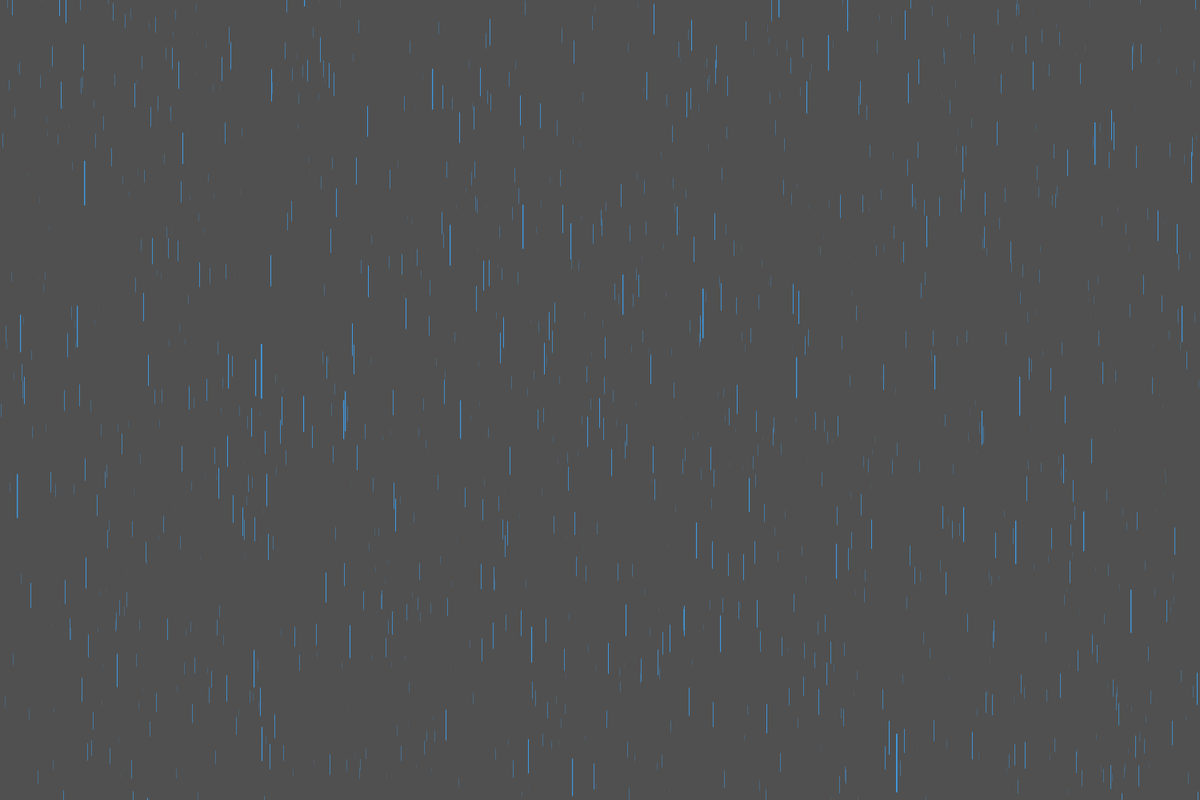
Frame 1 (no input)
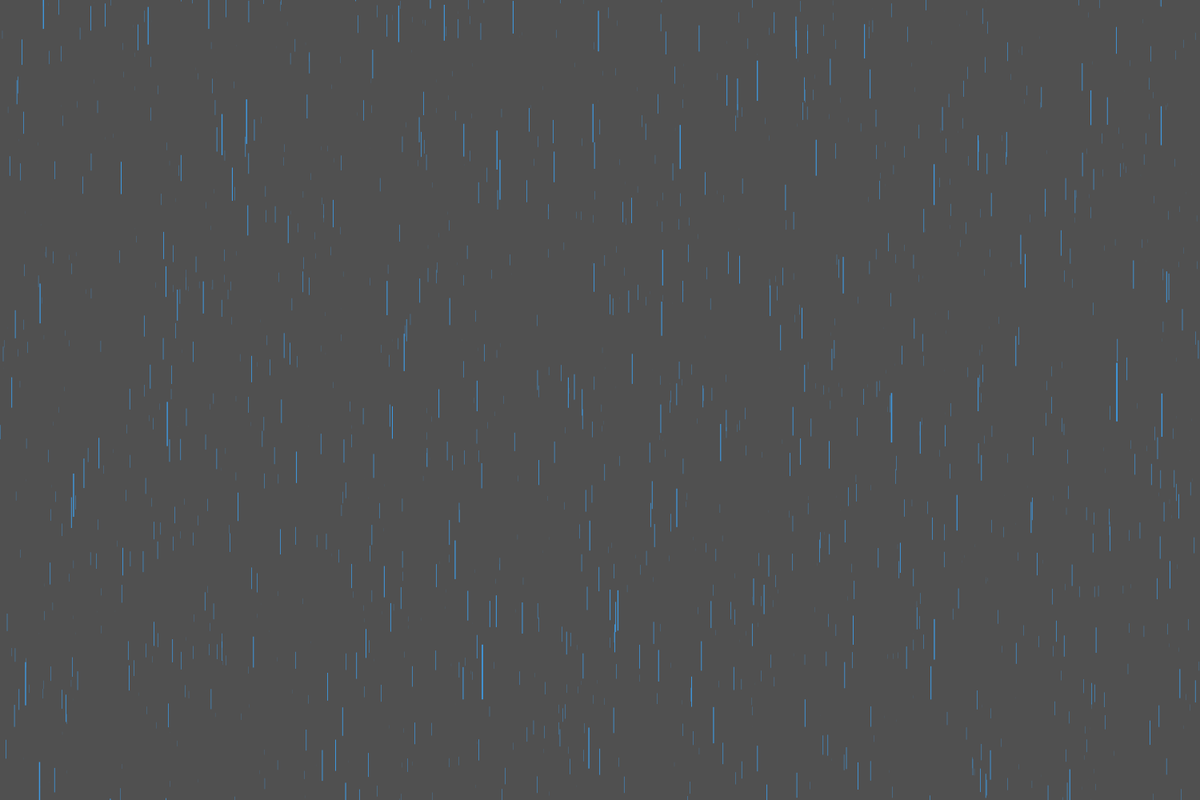
Frame 60 (the mouse pressed at the canvas centre just before this capture)
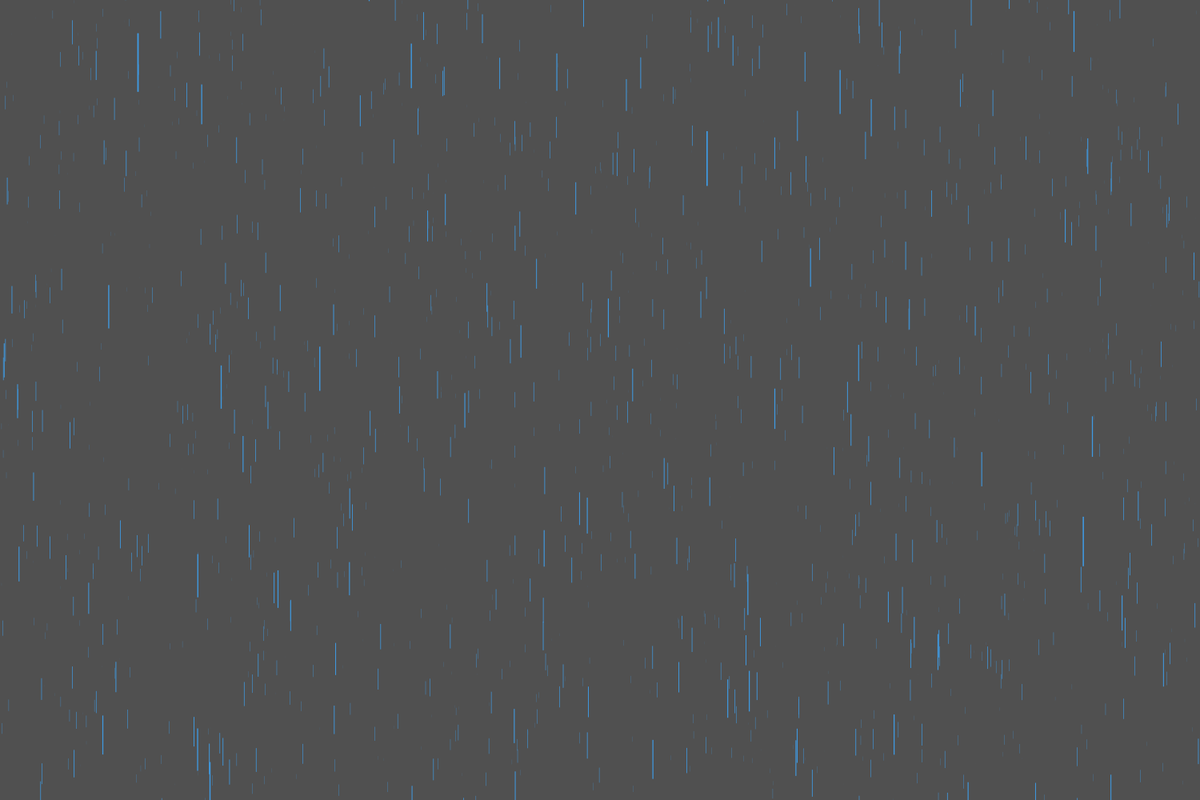
Frame 120 (the mouse held since frame 60 and released just before this capture)

The Processing sketch that drew these frames (run headless with seeded random() and noise(); from frame 60 on, the mouse is pressed at the canvas centre):

// Processing sketch: Rainfall
// ── Rainfall.pde
Drop[] droplist = new Drop[1500];

void setup() {
  //fullScreen();
  size(1500, 1000);
  for (int i = 0; i < droplist.length; i++) {
    droplist[i] = new Drop(
      random(4.5, 5.5), //wind value the i'th drop
      abs((randomGaussian()*12)), //speed y
      width*i/droplist.length, //starting pos x
      random(-100, height) //starting pos y
      );
  }
  frameRate(25);
}

void draw() {
  background(#505050);
  for (int i = 1; i < droplist.length; i++) {
    droplist[i].dropDraw();
    droplist[i].rainFall();
  }
}

class Drop {
  //positive wind is right
  float speedX, speedY, posX, posY, posZ;

  Drop(float in_speedX, float in_speedY, float in_posX, float in_posY) {
    //float
    speedX = in_speedX;
    speedY = in_speedY;
    posX = in_posX;
    posY = in_posY;
    posZ = in_speedY*0.02; //depth is based on it's fall speed
  }

  void rainFall() {
    posY += speedY;
    posX += speedX*posZ;

    if (posY >= height) {
      posY = random(-50, -100);
    }
    if (posX >= width) {
      posX = random(-1, -5);
    }
    
  }
  void dropDraw() {
    noStroke();
    fill(#3E9AE3);
    rect(posX, posY, 2*posZ, 80*posZ);
  }
}
